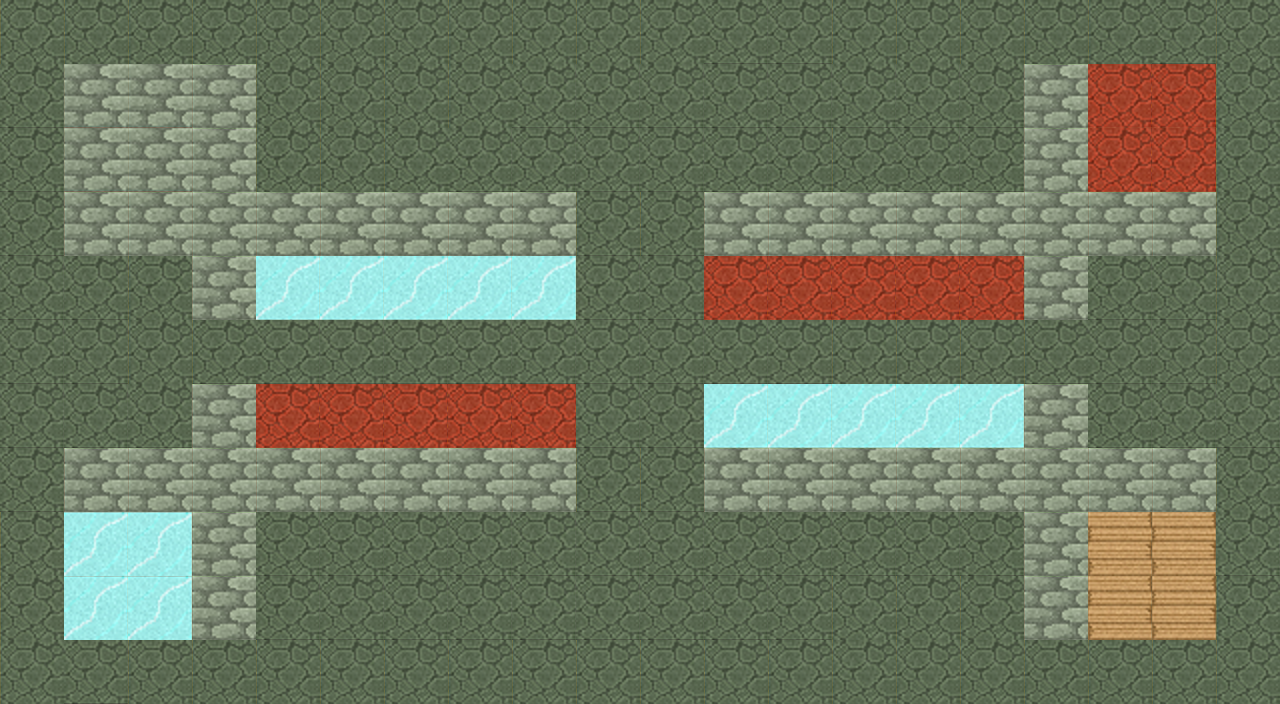

This is a level from a 2D game, rendered from its Tiled map with the project's own tilesets. A one-line summary and the map file follow, with tile-layer data summarised:
An orthogonal 20x11 tile map with 64x64 px tiles, 1 tile layer (Tile Layer 1) and 21 objects (SpawnUp, SpawnLeft, SpawnDown, SpawnRigh, start).

<map version="1.0" orientation="orthogonal" renderorder="right-down" width="20" height="11" tilewidth="64" tileheight="64" nextobjectid="51">
 <tileset firstgid="1" name="64" tilewidth="64" tileheight="64" tilecount="196" columns="14">
  <image source="64.png" trans="aa5500" width="896" height="896" />
 </tileset>
 <layer name="Tile Layer 1" width="20" height="11">
  <data>[220 cells, 220 non-empty, 9 distinct tile ids]</data>
 </layer>
 <objectgroup name="SpawnList">
  <object id="1" name="SpawnUp" x="608" y="0" width="64" height="64" />
  <object id="4" name="SpawnLeft" x="0" y="320" width="64" height="64" />
  <object id="5" name="SpawnDown" x="608" y="640" width="64" height="64" />
  <object id="6" name="SpawnRigh" x="1214" y="320" width="64" height="64" />
  <object id="7" name="start" x="608" y="320" width="64" height="64" />
 </objectgroup>
 <objectgroup name="Wall">
  <object id="33" x="1024" y="384" width="64" height="64" />
  <object id="34" x="704" y="448" width="512" height="64" />
  <object id="35" x="1024" y="64" width="64" height="128" />
  <object id="36" x="192" y="512" width="64" height="128" />
  <object id="37" x="64" y="192" width="512" height="64" />
  <object id="38" x="1024" y="512" width="64" height="128" />
  <object id="39" x="192" y="384" width="64" height="64" />
  <object id="40" x="704" y="192" width="512" height="64" />
  <object id="41" x="192" y="64" width="64" height="128" />
  <object id="42" x="64" y="448" width="512" height="64" />
  <object id="43" x="1024" y="256" width="64" height="64" />
  <object id="44" x="192" y="256" width="64" height="64" />
  <object id="45" x="64" y="64" width="128" height="128" />
 </objectgroup>
 <objectgroup name="Damage">
  <object id="46" x="1088" y="64" width="128" height="128" />
  <object id="48" x="704" y="256" width="320" height="64" />
  <object id="50" x="256" y="384" width="320" height="64" />
 </objectgroup>
</map>
